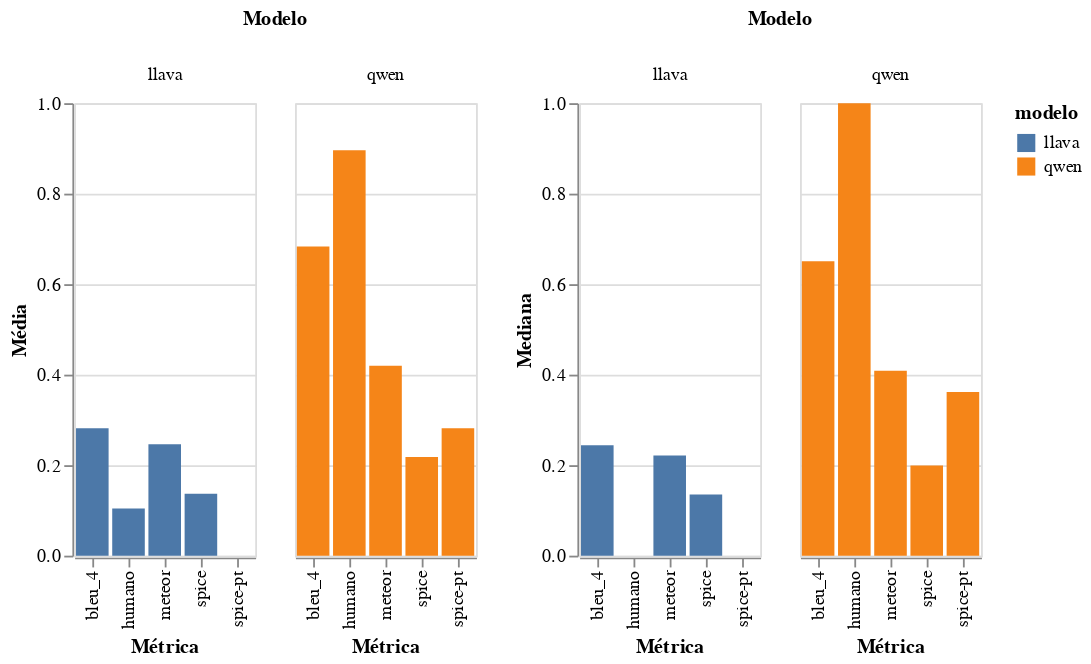

The cell this chart's notebook holds for it:
### Code cell
chart_mtc = alt.hconcat(bar_chart_media, bar_chart_mediana)
chart_mtc

### Figure 1 — Vega-Lite specification as saved in the notebook (floating-point values rounded to 4 significant figures)
{"config": {"view": {"continuousWidth": 300, "continuousHeight": 300}}, "hconcat": [{"data": {"name": "data-f02bf831d246ecdbcac252367a776ed7"}, "mark": {"type": "bar"}, "encoding": {"color": {"field": "modelo", "type": "nominal"}, "column": {"field": "modelo", "title": "Modelo", "type": "nominal"}, "x": {"field": "métrica", "title": "Métrica", "type": "nominal"}, "y": {"field": "valor", "scale": {"domain": [0, 1]}, "title": "Média", "type": "quantitative"}}, "height": 250, "width": 100}, {"data": {"name": "data-1469be0ee7fe7461f295f891a9252c3d"}, "mark": {"type": "bar"}, "encoding": {"color": {"field": "modelo", "type": "nominal"}, "column": {"field": "modelo", "title": "Modelo", "type": "nominal"}, "x": {"field": "métrica", "title": "Métrica", "type": "nominal"}, "y": {"field": "valor", "scale": {"domain": [0, 1]}, "title": "Mediana", "type": "quantitative"}}, "height": 250, "width": 100}], "$schema": "https://vega.github.io/schema/vega-lite/v5.20.1.json", "datasets": {"data-f02bf831d246ecdbcac252367a776ed7": [{"modelo": "llava", "métrica": "bleu_4", "valor": 0.2814}, {"modelo": "qwen", "métrica": "bleu_4", "valor": 0.683}, {"modelo": "llava", "métrica": "meteor", "valor": 0.2462}, {"modelo": "qwen", "métrica": "meteor", "valor": 0.4195}, {"modelo": "llava", "métrica": "spice", "valor": 0.1371}, {"modelo": "qwen", "métrica": "spice", "valor": 0.2178}, {"modelo": "llava", "métrica": "spice-pt", "valor": 0.0}, {"modelo": "qwen", "métrica": "spice-pt", "valor": 0.2815}, {"modelo": "llava", "métrica": "humano", "valor": 0.1042}, {"modelo": "qwen", "métrica": "humano", "valor": 0.8958}], "data-1469be0ee7fe7461f295f891a9252c3d": [{"modelo": "llava", "métrica": "bleu_4", "valor": 0.244}, {"modelo": "qwen", "métrica": "bleu_4", "valor": 0.6509}, {"modelo": "llava", "métrica": "meteor", "valor": 0.2211}, {"modelo": "qwen", "métrica": "meteor", "valor": 0.4085}, {"modelo": "llava", "métrica": "spice", "valor": 0.1349}, {"modelo": "qwen", "métrica": "spice", "valor": 0.1993}, {"modelo": "llava", "métrica": "spice-pt", "valor": 0.0}, {"modelo": "qwen", "métrica": "spice-pt", "valor": 0.3617}, {"modelo": "llava", "métrica": "humano", "valor": 0.0}, {"modelo": "qwen", "métrica": "humano", "valor": 1.0}]}}
